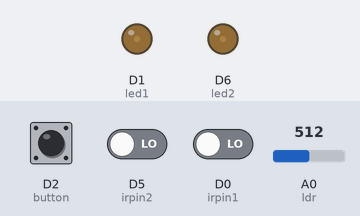
The sketch below on a simulated ESP8266 (NodeMCU). On the bench: output pins drawn as LEDs (lit = HIGH). The inputs (shaded band) are chosen by the test bench; at power-on: D5 (irpin2) LOW, D0 (irpin1) LOW, D2 (button) LOW, A0 (ldr) = 512. WiFi joins after 1.5 s; servers stay silent unless stated; what the sketch prints to the serial monitor is not drawn.

Above: at 3.0 s.
3.1 s: D5 (irpin2) driven HIGH
At 4.3 s:
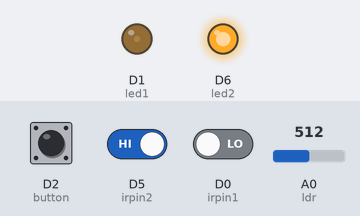
4.6 s: D0 (irpin1) driven HIGH
At 5.5 s:
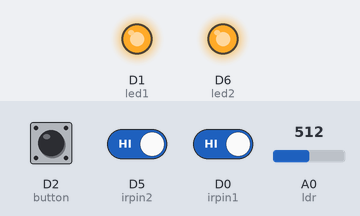
6.1 s: D5 (irpin2) driven LOW
At 6.6 s:
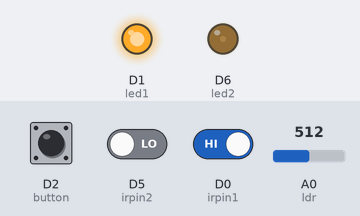
7.6 s: D0 (irpin1) driven LOW
At 7.9 s:
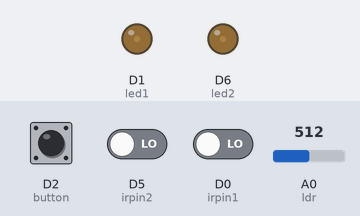
Timing chart, 0 to 10.1 s (numbered marks = the images above; inputs shaded):
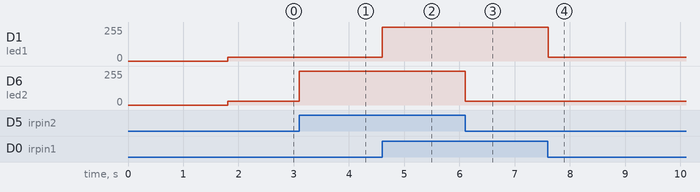

The sketch:

smart__stret_light.ino
```cpp
#define BLYNK_PRINT Serial
#include <ESP8266WiFi.h>
#include <BlynkSimpleEsp8266.h>

char auth[] = "cTnz1_Mw1TdVtyAWf3D4fZsKcclRbcEc";      //Your Blynk AUTH code
char ssid[] = "surabhi";                            //wifi connection name for ESP8266
char pass[] = "12345678";

int irpin1 = D0;
int irpin2 = D5;
int led1 = D1;
int led2 = D6;
int button = D2;
int ldr = A0;
//int m2;

void setup() {
  // put your setup code here, to run once:
  pinMode(irpin1, INPUT);
  pinMode(led1, OUTPUT);
  pinMode(irpin2, INPUT);
  pinMode(ldr, INPUT);
  pinMode(led2, OUTPUT);
  pinMode(button, INPUT);
  Blynk.begin(auth, ssid, pass);
  Blynk.notify("CONNECTED");
  Serial.begin(9600);

}

void loop() {
  Blynk.run();
  int ldrval = analogRead(ldr);
  Blynk.virtualWrite(V1, ldrval);
  if (ldrval >= 500)
  {
    Blynk.notify("It's Morning");
  }
  else
  {
    Blynk.notify("It's Night");
  }
  int butval = digitalRead(button);
  Serial.println(butval);
  Blynk.virtualWrite(V3, butval);
  if (butval == HIGH)
  {
    Blynk.notify("EMERGENCY!!!!!!");
  }

  int ir1 = digitalRead(irpin1);
  if (ir1 == HIGH)
  {
    digitalWrite(led1, HIGH);
    //Serial.println(ir1);
  }
  else
  {
    analogWrite(led1, 30);
    //Serial.println(ir1);
  }
  int ir2 = digitalRead(irpin2);
  if (ir2 == HIGH)
  {
    digitalWrite(led2, HIGH);
    //Serial.println(ir2);
  }
  else
  {
    analogWrite(led2, 30);
    //Serial.println(ir2);
  }

}
```

Measured:
- after the input at 3.1 s, D6 (led2): 30/255 → 255/255 at once
- after the input at 4.6 s, D1 (led1): 30/255 → 255/255 at once
- after the input at 6.1 s, D6 (led2): 255/255 → 30/255 at once
- after the input at 7.6 s, D1 (led1): 255/255 → 30/255 at once
